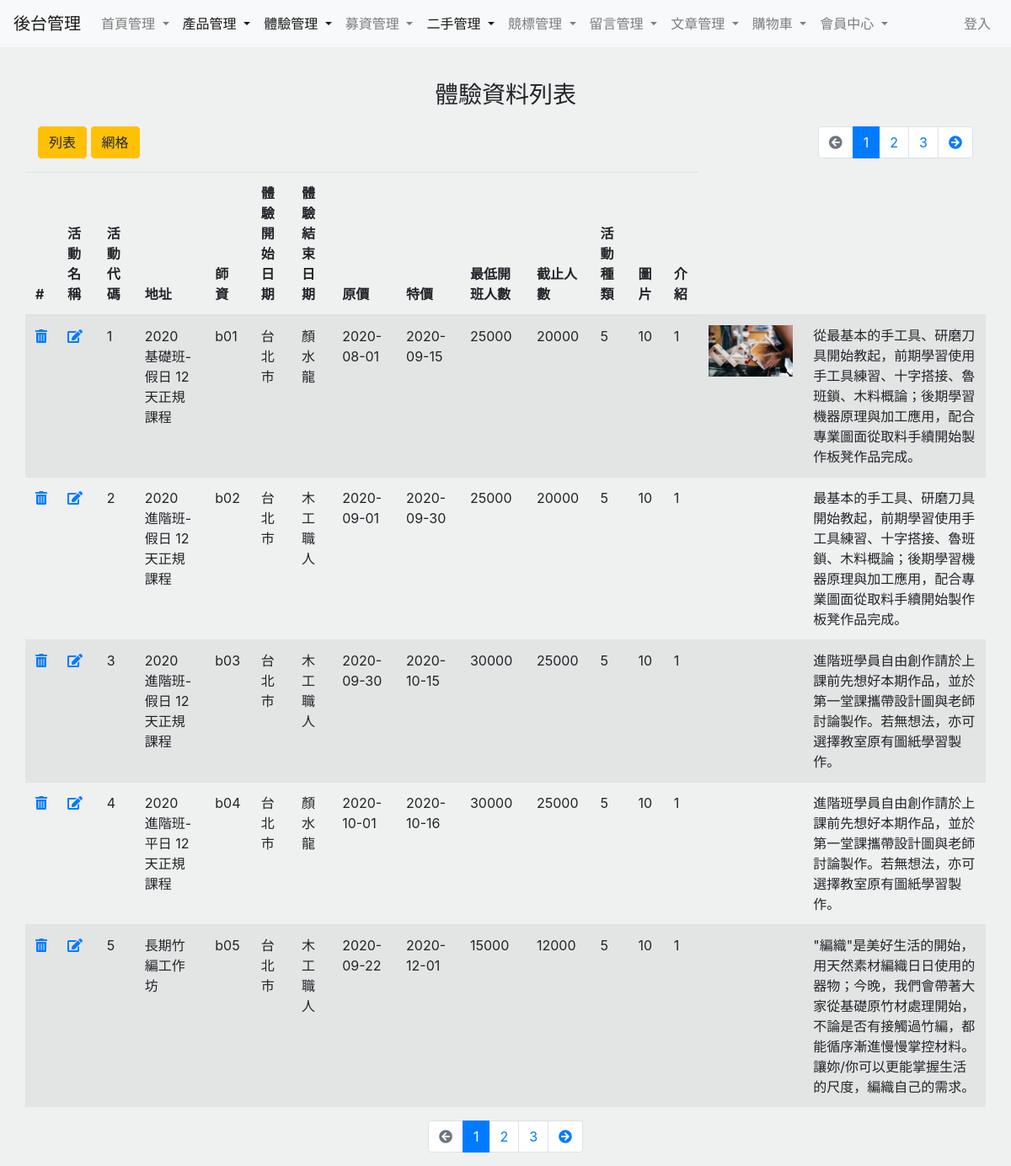
Page /test/data_list.php on the committed database.
### tables this page shows
CREATE TABLE `a_experience_mainlist` (
  `sid` int(11) NOT NULL,
  `activitie_name` varchar(255) NOT NULL,
  `activitie_id` varchar(255) NOT NULL,
  `address` varchar(255) NOT NULL,
  `teacher` varchar(255) NOT NULL,
  `start_date` date NOT NULL,
  `end_date` date NOT NULL,
  `origina_price` int(11) NOT NULL,
  `sale_price` int(11) NOT NULL,
  `registered_people` int(100) NOT NULL,
  `low_people` int(100) NOT NULL,
  `total_people` int(100) NOT NULL,
  `category_sid` int(11) NOT NULL,
  `following` int(10) NOT NULL,
  `visible` int(10) NOT NULL,
  `images` varchar(500) NOT NULL,
  `introduction` text NOT NULL
);

### test/data_list.php (the view, shortened to what this page needs)
<?php
require __DIR__ . '/../parts/__connect_db.php';
$perPage = 5;
$page = isset($_GET['page']) ? intval($_GET['page']) : 1;
$t_sql = "SELECT COUNT(1) FROM `a_experience_mainlist`";
$totalRows = $pdo->query($t_sql)->fetch(PDO::FETCH_NUM)[0];
$totalPages = ceil($totalRows / $perPage);
$rows = [];
if ($totalRows > 0) {
    $sql = sprintf("SELECT * FROM `a_experience_mainlist` LIMIT %s, %s", ($page - 1) * $perPage, $perPage);
    $stmt = $pdo->query($sql);
    $rows = $stmt->fetchAll();
}
?>
<?php include __DIR__ . '/../parts/__html_head.php'; ?>
<?php include __DIR__ . '/../parts/__navbar.php'; ?>
<div class="container">
    <div class="row">
        <h3>體驗資料列表</h3>
    </div>
    <div class="row justify-content-between">
        <div class="col">
            <a href="data_list.php" class="btn btn-warning choose">列表</a>
            <a href="data_listcard.php" class="btn btn-warning choose">網格</a>
        </div>
        <div class="col">
            <nav aria-label="Page navigation example">
                <ul class="pagination justify-content-end">
                    <li class="page-item <?= $page == 1 ? 'disabled' : '' ?>">
                        <a class="page-link" href="?page=<?= $page - 1 ?>">
                            <i class="fas fa-arrow-circle-left"></i>
                        </a>
                    </li>
                    <?php for ($i = $page - 2; $i <= $page + 2; $i++) :
                        if ($i < 1) continue;
                    ?>
                        <li class="page-item <?= $i == $page ? 'active' : '' ?>">
                            <a class="page-link" href="?page=<?= $i ?>"><?= $i ?></a>
                        </li>
                    <?php endfor; ?>
                    <li class="page-item <?= $page == $totalPages ? 'disabled' : '' ?>">
                        <a class="page-link" href="?page=<?= $page + 1 ?>">
                            <i class="fas fa-arrow-circle-right"></i>
                        </a>
                    </li>
                </ul>
            </nav>
        </div>
    </div>
    <div class="row">
        <table class="table table-striped">
            <thead>
                <tr>
                    <th scope="col">#</th>
                    <th scope="col">活動名稱</th>
                    <th scope="col">活動代碼</th>
                    <th scope="col">地址</th>
                    <th scope="col">師資</th>
                    <th scope="col">體驗開始日期</th>
                    <th scope="col">體驗結束日期</th>
                    <th scope="col">原價</th>
                    <th scope="col">特價</th>
                    <th scope="col">最低開班人數</th>
                    <th scope="col">截止人數</th>
                    <th scope="col">活動種類</th>
                    <th scope="col">圖片</th>
                    <th scope="col">介紹</th>
                </tr>
            </thead>
            <tbody>
                <?php foreach ($rows as $r) : ?>
                    <tr>
                        <td><a href="data_experiencedelete.php?sid=<?= $r['sid'] ?>" onclick="ifDel(event)" data-sid="<?= $r['sid'] ?>">
                                <i class="fas fa-trash-alt my-trash-i"></i>
                            </a></td>
                        <td><a href="data_experienceedit.php?sid=<?= $r['sid'] ?>"><i class="fas fa-edit"></i></a></td>
                        <td><?= $r['sid'] ?></td>
                        <td><?= $r['activitie_name'] ?></td>
                        <td><?= $r['activitie_id'] ?></td>
                        <td><?= $r['address'] ?></td>
                        <td><?= $r['teacher'] ?></td>
                        <td><?= $r['start_date'] ?></td>
                        <td><?= $r['end_date'] ?></td>
                        <td><?= $r['origina_price'] ?></td>
                        <td><?= $r['sale_price'] ?></td>
                        <td><?= $r['low_people'] ?></td>
                        <td><?= $r['total_people'] ?></td>
                        <td><?= $r['category_sid'] ?></td>
                        <td><img src="./../uploads/<?= $r['images'] ?>" alt="" width="100px"></td>
                        <td><?= htmlentities($r['introduction']) ?></td>
                    </tr>
                <?php endforeach; ?>
            </tbody>
        </table>
    </div>
    <div class="row">
        <div class="col d-flex justify-content-center">
            <nav aria-label="Page navigation example">
                <ul class="pagination">
                    <li class="page-item <?= $page == 1 ? 'disabled' : '' ?>">
                        <a class="page-link" href="?page=<?= $page - 1 ?>">
                            <i class="fas fa-arrow-circle-left"></i>
                        </a>
                    </li>
                    <?php for ($i = $page - 2; $i <= $page + 2; $i++) :
                        if ($i < 1) continue;
                    ?>
                        <li class="page-item <?= $i == $page ? 'active' : '' ?>">
                            <a class="page-link" href="?page=<?= $i ?>"><?= $i ?></a>
                        </li>
                    <?php endfor; ?>
                    <li class="page-item <?= $page == $totalPages ? 'disabled' : '' ?>">
                        <a class="page-link" href="?page=<?= $page + 1 ?>">
                            <i class="fas fa-arrow-circle-right"></i>
                        </a>
                    </li>
                </ul>
            </nav>
        </div>
    </div>
</div>
<?php include __DIR__ . '/../parts/__html_foot.php'; ?>

### test/data_list.php (style rules this page uses)
body { background-color: #EFF0F0; }
h3 { margin: auto; margin-top: 40px; margin-bottom: 20px; }

### rows in the picture
a_experience_mainlist: sid "1", activitie_name "2020 基礎班-假日 12天正規課程", activitie "b01", address "台北市", teacher "顏水龍", start_date "2020-08-01", end_date "2020-09-15", origina_price "25000", sale_price "20000", low_people "5", total_people "10", category_sid "1", images (picture), introduction "從最基本的手工具、研磨刀具開始教起，前期學習使用手工具練習、十字搭接、魯班鎖、木料概論；後期學習機器原理與加工應用，配合專業圖面從取料手續開始製作板凳作品完成。"
a_experience_mainlist: sid "2", activitie_name "2020 進階班-假日 12天正規課程", activitie "b02", address "台北市", teacher "木工職人", start_date "2020-09-01", end_date "2020-09-30", origina_price "25000", sale_price "20000", low_people "5", total_people "10", category_sid "1", introduction "最基本的手工具、研磨刀具開始教起，前期學習使用手工具練習、十字搭接、魯班鎖、木料概論；後期學習機器原理與加工應用，配合專業圖面從取料手續開始製作板凳作品完成。"
a_experience_mainlist: sid "3", activitie_name "2020 進階班-假日 12天正規課程", activitie "b03", address "台北市", teacher "木工職人", start_date "2020-09-30", end_date "2020-10-15", origina_price "30000", sale_price "25000", low_people "5", total_people "10", category_sid "1", introduction "進階班學員自由創作請於上課前先想好本期作品，並於第一堂課攜帶設計圖與老師討論製作。若無想法，亦可選擇教室原有圖紙學習製作。"
a_experience_mainlist: sid "4", activitie_name "2020 進階班-平日 12天正規課程", activitie "b04", address "台北市", teacher "顏水龍", start_date "2020-10-01", end_date "2020-10-16", origina_price "30000", sale_price "25000", low_people "5", total_people "10", category_sid "1", introduction "進階班學員自由創作請於上課前先想好本期作品，並於第一堂課攜帶設計圖與老師討論製作。若無想法，亦可選擇教室原有圖紙學習製作。"
a_experience_mainlist: sid "5", activitie_name "長期竹編工作坊", activitie "b05", address "台北市", teacher "木工職人", start_date "2020-09-22", end_date "2020-12-01", origina_price "15000", sale_price "12000", low_people "5", total_people "10", category_sid "1", introduction "\"編織\"是美好生活的開始，用天然素材編織日日使用的器物；今晚，我們會帶著大家從基礎原竹材處理開始，不論是否有接觸過竹編，都能循序漸進慢慢掌控材料。讓妳/你可以更能掌握生活的尺度，編織自己的需求。"
